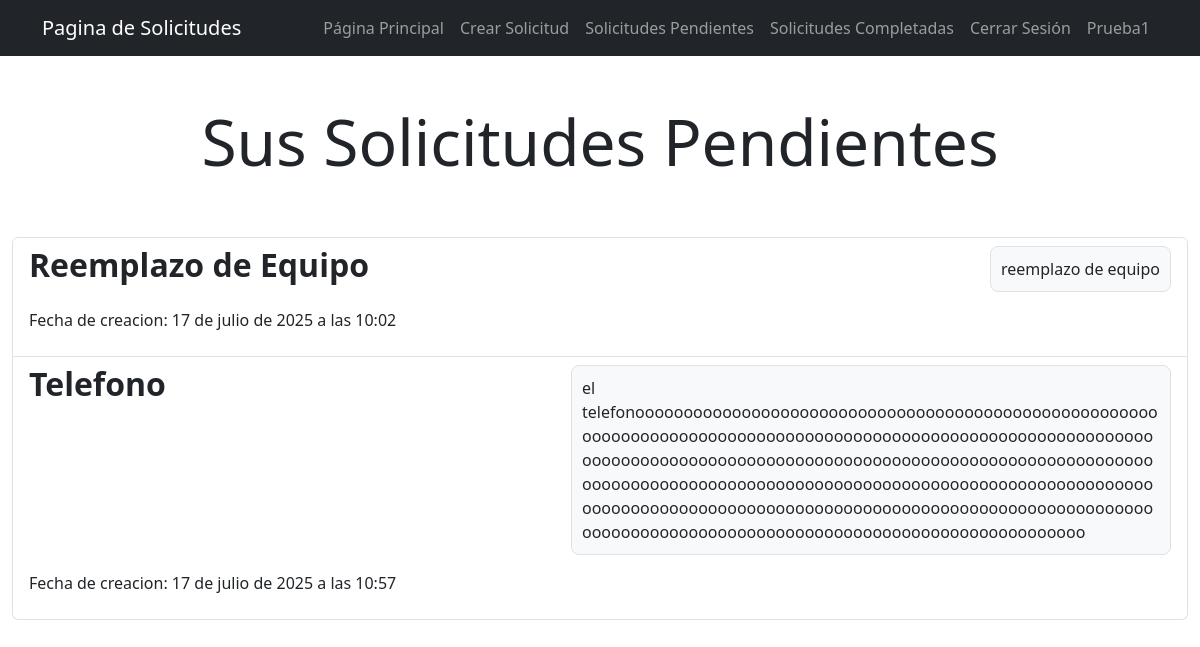
The app's page /lista_solicitud/ (signed in) with its own data.
### SoporteInformatica/models.py (models this page shows, shortened)
class Ticket(models.Model):
    usuario = models.ForeignKey(User, on_delete=models.CASCADE)
    oficina = models.CharField(max_length=100)
    detalle = models.TextField()
    relacion_problema = models.ForeignKey(Relacion_problema, on_delete=models.SET_NULL, null=True)
    fecha_creacion = models.DateTimeField(auto_now_add=True)
    tarea_completada = models.DateTimeField(null=True, blank=True)

class Relacion_problema(models.Model):
    tipo = models.CharField(max_length=100)
    def __str__(self):
        return self.tipo

### SoporteInformatica/views.py (the view)
# urls.py: path('lista_solicitud/', views.lista_solicitud, name='lista_solicitud'),
@login_required
def lista_solicitud(request):
    tickets = Ticket.objects.filter(usuario=request.user, tarea_completada__isnull = True)
    context = {"tickets": tickets, "peticion": "Sus Solicitudes Pendientes"}
    return render(request, "SoporteInformatica/lista_solicitud.html", context)

### SoporteInformatica/templates/SoporteInformatica/lista_solicitud.html (shortened to what this page needs)
{% extends "SoporteInformatica/layouts/base.html" %}
{% block content %}
<main class="container-fluid">
    <div class="row">
        <div class="col 12">
            <h1 class="text-center display-3 py-5">{{peticion}}</h1>
            <ul class="list-group">
                {% for ticket in tickets %}
                   <a class="list-group-item {% if ticket.tarea_completada %}list-group-item-success{% endif %}" href="{% url 'detalle_solicitud' ticket.id %}">
                        <header class="d-flex justify-content-between">
                            <h2 class="fw-bold">
                                {{ticket.relacion_problema}}
                            </h2>
                            <p class="detalle-ticket">
                                {{ticket.detalle}}
                            </p>
                        </header>
                        {% if ticket.tarea_completada == Null %}
                        <p class="text-break">
                             Fecha de creacion: {{ticket.fecha_creacion}}
                        </p>
                        {% else %}
                        <p>
                           Fecha de realizacion: {{ticket.tarea_completada|date:"d  F  Y, H:i"}}
                        </p>
                        {% endif %}
                    </a>
                {% endfor%}
            </ul>
        </div>
    </div>
</main>
{% endblock %}

### SoporteInformatica/templates/SoporteInformatica/layouts/base.html (shortened to what this page needs)
<!DOCTYPE html>
<html lang="es">
<head>
    <link rel="stylesheet" href="https://cdn.jsdelivr.net/npm/bootstrap@5.3.7/dist/css/bootstrap.min.css">
</head>
<body>
<nav class="navbar navbar-expand-lg bg-dark navbar-dark">
  <div class="container">
    <a class="navbar-brand">Pagina de Solicitudes</a>
    <div class="collapse navbar-collapse" id="navbarNav">
      <ul class="navbar-nav ms-auto">
        {% if user.is_authenticated %}
        {% if user.is_staff %}
        <li class="nav-item"><a href="{% url 'registrar_usuario' %}" class="nav-link">Registrar Usuario</a></li>
        <li class="nav-item"><a href="{% url 'lista_solicitud_admin' %}" class="nav-link">Lista de Solicitudes</a></li>
        <li class="nav-item"><a href="{% url 'solicitudes_completadas_admin' %}" class="nav-link">Solicitudes Completadas</a></li>
        <li class="nav-item"><a href="{% url 'cerrar_sesion' %}" class="nav-link">Cerrar Sesión</a></li>
        <li class="nav-item"><a class="nav-link">{{ request.user }}</a></li>
        {% else %}
                  <li class="nav-item"><a href="{% url 'index' %}" class="nav-link">Página Principal</a></li>
                  <li class="nav-item"><a href="{% url 'crear_solicitud' %}" class="nav-link">Crear Solicitud</a></li>
                  <li class="nav-item"><a href="{% url 'lista_solicitud' %}" class="nav-link">Solicitudes Pendientes</a></li>
                  <li class="nav-item"><a href="{% url 'solicitudes_completadas' %}" class="nav-link">Solicitudes Completadas</a></li>
                  <li class="nav-item"><a href="{% url 'cerrar_sesion' %}" class="nav-link">Cerrar Sesión</a></li>
                  <li class="nav-item"><a class="nav-link">{{ request.user }}</a></li>
              {% endif %}
          {% else %}
              <li class="nav-item"><a href="{% url 'iniciar_sesion' %}" class="nav-link">Iniciar Sesión</a></li>
          {% endif %}
      </ul>
    </div>
  </div>
</nav>
<div>
    {% block content %}
    {% endblock %}
</div>
</body>
</html>

### SoporteInformatica/templates/SoporteInformatica/lista_solicitud.html (style rules this page uses)
.detalle-ticket { max-width: 600px; overflow-wrap: break-word; word-wrap: break-word; word-break: break-word; white-space: normal; padding: 10px; background-color: #f8f9fa; border: 1px solid #dee2e6; border-radius: 8px; }

### records on screen
Ticket: relacion_problema "Reemplazo de Equipo", detalle "reemplazo de equipo", fecha_creacion "17 de julio de 2025 a las 10:02"
Ticket: relacion_problema "Telefono", detalle "el telefonoooooooooooooooooooooooooooooooooooooooooooooooooooooooooooooooooooooooooooooooooooooooooooooooooooooooooooooooooooooooooooooooooooooooooooooooooooooooooooooooooooooooooooooooooooooooooooooooooooooooooooooooooooooooooooooooooooooooooooooooooooooooooooooooooooooooooooooooooooooooooooooooooooooooooooooooooooooooooooooooooooooooooooooooooooooo", fecha_creacion "17 de julio de 2025 a las 10:57"

### other values on screen
{{ request.user }} "Prueba1"
{{ peticion }} "Sus Solicitudes Pendientes"
